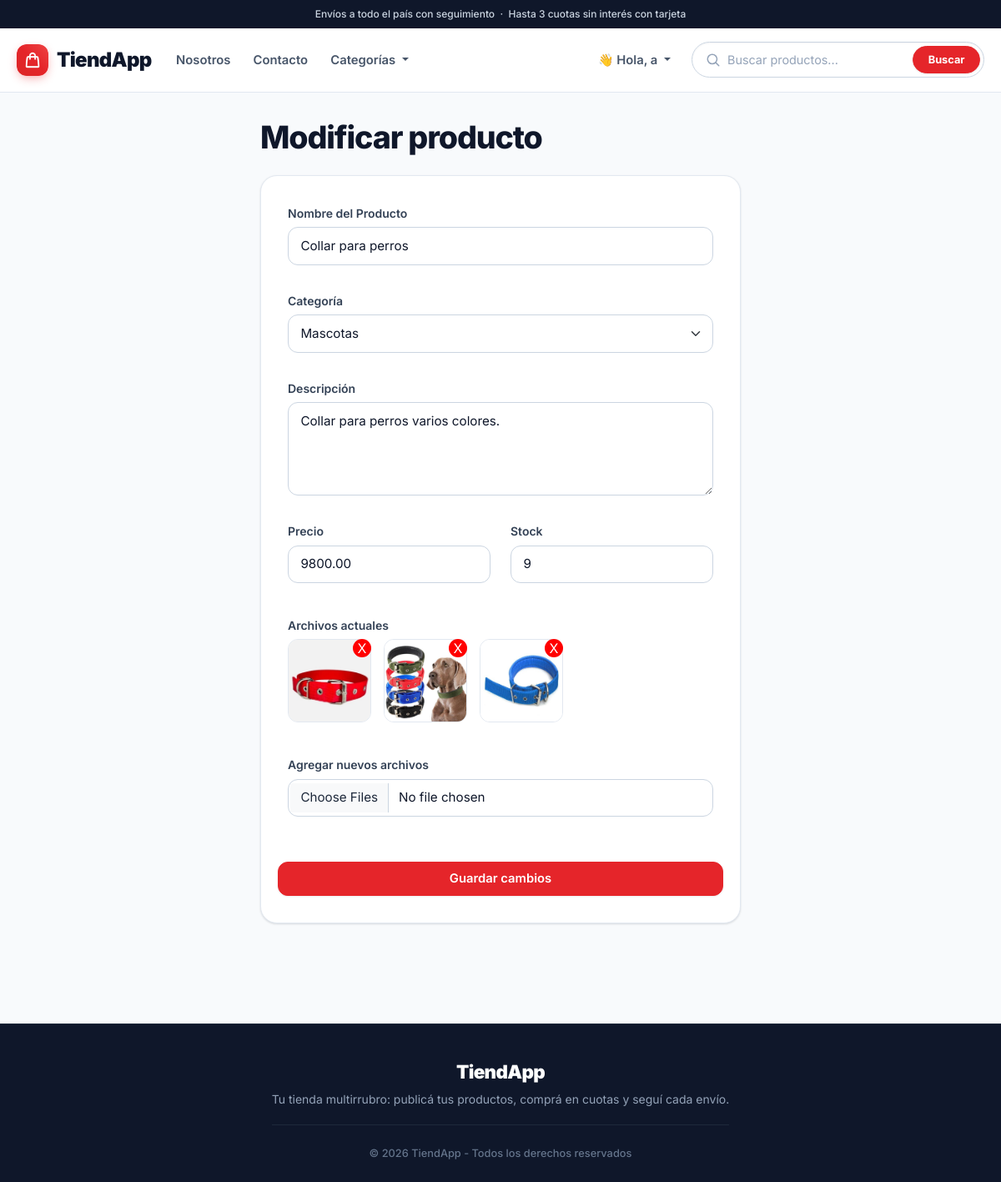
/editor/abm_prod/modificacion_prod.php?id=1 (signed in), run on the app's committed database.
### tables this page shows
CREATE TABLE `productos` (
  `id_producto` int(11) NOT NULL,
  `nombre` varchar(45) NOT NULL,
  `descripcion` text NOT NULL,
  `precio` decimal(10,2) NOT NULL,
  `stock` int(11) NOT NULL,
  `fecha_publicacion` date NOT NULL,
  `fk_categoria` int(11) NOT NULL,
  `fk_usuario` int(11) NOT NULL,
  `fk_estado_producto` int(11) NOT NULL
);

CREATE TABLE `archivos` (
  `id_archivo` int(11) NOT NULL,
  `nombre` varchar(100) NOT NULL,
  `fk_tipo_archivo` int(11) NOT NULL,
  `fk_producto` int(11) NOT NULL
);

### editor/abm_prod/modificacion_prod.php (the view, shortened to what this page needs)
<?php
include_once("../../components/header.php");
include_once("../../components/config/config.php");
$id_producto = intval($_GET['id']);
$consulta = "SELECT * FROM productos WHERE id_producto = $id_producto";
$res = mysqli_query($con, $consulta);
$producto = mysqli_fetch_assoc($res);
$consulta_archivos = "SELECT * FROM archivos WHERE fk_producto = $id_producto";
$archivos = mysqli_query($con, $consulta_archivos);
$consulta_cat = "SELECT * FROM categorias";
$categorias = mysqli_query($con, $consulta_cat);
?>
<main>
    <div class="container-fluid">
        <div class="row justify-content-center">
            <div class="col-12 col-md-8 col-lg-6">
                <h1 class="montserrat-bold">Modificar producto</h1>
                <form action="modificacion_prod_ok.php"
                    method="post"
                    enctype="multipart/form-data"
                    class="formulario-usuario">
                    <div class="row">
                        <div class="col-12">
                            <label class="form-label primero">Nombre del Producto</label>
                            <input type="text" class="form-control" name="nombre"
                                value="<?php print $producto['nombre']; ?>" required>
                        </div>
                    </div>
                    <div class="row mt-3">
                        <div class="col-12">
                            <label class="form-label">Categoría</label>
                            <select name="categoria" class="form-select" required>
                                <?php while ($c = mysqli_fetch_assoc($categorias)):
                                    $sel = ($c['id_categoria'] == $producto['fk_categoria']) ? "selected" : "";
                                ?>
                                    <option value="<?php print $c['id_categoria']; ?>" <?php print $sel; ?>>
                                        <?php print $c['categoria']; ?>
                                    </option>
                                <?php endwhile; ?>
                            </select>
                        </div>
                    </div>
                    <div class="row mt-3">
                        <div class="col-12">
                            <label class="form-label">Descripción</label>
                            <textarea name="descripcion" class="form-control" rows="3"><?php print $producto['descripcion']; ?></textarea>
                        </div>
                    </div>
                    <div class="row mt-3">
                        <div class="col-6">
                            <label class="form-label">Precio</label>
                            <input type="number" class="form-control" step="0.01" name="precio"
                                value="<?php print $producto['precio']; ?>" min="1" required>
                        </div>
                        <div class="col-6">
                            <label class="form-label">Stock</label>
                            <input type="number" class="form-control" name="stock"
                                value="<?php print $producto['stock']; ?>" required>
                        </div>
                    </div>
                    <div class="mt-4">
                        <label class="form-label">Archivos actuales</label>
                        <div style="display:flex; gap:15px; flex-wrap:wrap;">
                            <?php while ($a = mysqli_fetch_assoc($archivos)): ?>
                                <div style="position:relative; display:inline-block;">
                                    <?php
                                    $extension = strtolower(pathinfo($a['nombre'], PATHINFO_EXTENSION));
                                    $ruta = "../../prod_img/" . $a['nombre'];
                                    $imagenes = ['jpg', 'jpeg', 'png'];
                                    $videos = ['mp4', 'mov', 'mpeg', 'avi'];
                                    if (in_array($extension, $imagenes)) {
                                        print "<img src='$ruta' class='img-fluid rounded border' style='width:100px; height:100px; object-fit:cover;'>";
                                    } elseif (in_array($extension, $videos)) {
                                        print "<video src='$ruta' class='rounded border' style='width:100px; height:100px; object-fit:cover;' controls></video>";
                                    } else {
                                        print "<div class='text-danger'>Formato no soportado</div>";
                                    }
                                    ?>
                                    <a href="eliminar_archivo.php?id=<?php print $a['id_archivo']; ?>&prod=<?php print $id_producto; ?>"
                                        onclick="return confirm('¿Seguro que deseas eliminar este archivo?')"
                                        style="
                                        position:absolute;
                                        top:0; right:0;
                                        background:red;
                                        color:white;
                                        border-radius:50%;
                                        width:22px; height:22px;
                                        text-align:center;
                                        line-height:22px;
                                        text-decoration:none;
                                   ">X</a>
                                </div>
                            <?php endwhile; ?>
                        </div>
                    </div>
                    <div class="row mt-4">
                        <div class="col-12">
                            <label class="form-label">Agregar nuevos archivos</label>
                            <input type="file" name="media[]" id="imagen" class="form-control" multiple>
                        </div>
                    </div>
                    <div class="row mt-4">
                        <button type="submit" class="btn w-100 py-2">Guardar cambios</button>
                    </div>
                </form>
            </div>
        </div>
    </div>
</main>
<?php include_once("../../components/footer.php"); ?>

### css/styles.css (style rules this page uses)
:root { --marca: #e5252a; --marca-oscuro: #c81e23; --marca-50: #fef2f2; --marca-100: #fee2e2; --marca-200: #fecaca; --gris-50: #f8fafc; --gris-100: #f1f5f9; --gris-200: #e2e8f0; --gris-300: #cbd5e1; --gris-400: #94a3b8; --gris-500: #64748b; --gris-600: #475569; --gris-700: #334155; --gris-800: #1e293b; --gris-900: #0f172a; --verde: #059669; --verde-oscuro: #047857; --ambar: #d97706; --radio: 1rem; --radio-chico: 0.75rem; --sombra: 0 1px 2px rgba(15, 23, 42, 0.06), 0 1px 3px rgba(15, 23, 42, 0.08); --sombra-alta: 0 12px 28px -8px rgba(15, 23, 42, 0.18); --transicion: 0.2s cubic-bezier(0.16, 1, 0.3, 1); --bs-body-font-family: "Inter", system-ui, -apple-system, "Segoe UI", Roboto, sans-serif; --bs-body-color: var(--gris-800); --bs-body-bg: var(--gris-50); --bs-link-color: var(--marca); --bs-link-color-rgb: 229, 37, 42; --bs-link-hover-color: var(--marca-oscuro); --bs-link-hover-color-rgb: 200, 30, 35; --bs-border-color: var(--gris-200); --bs-border-radius: var(--radio-chico); }
html, body { height: 100%; margin: 0; }
body, #fondo, #fondo_admin { display: flex; flex-direction: column; min-height: 100vh; background: var(--gris-50) !important; color: var(--gris-800); font-family: var(--bs-body-font-family); -webkit-font-smoothing: antialiased; text-rendering: optimizeLegibility; }
main { flex: 1 0 auto; padding: 2rem 0 3rem; }
main div.container-fluid { overflow-x: hidden; }
a { transition: color var(--transicion); }
.montserrat-bold, .montserrat-regular, .poppins-bold-italic { font-family: var(--bs-body-font-family); font-style: normal; }
.montserrat-bold { font-weight: 700; }
h1.montserrat-bold { margin: 0 0 1.5rem; color: var(--gris-900); font-size: clamp(1.75rem, 1.3rem + 1.4vw, 2.5rem); font-weight: 800; letter-spacing: -0.03em; line-height: 1.15; }
.btn { --bs-btn-padding-x: 1.1rem; --bs-btn-padding-y: 0.55rem; --bs-btn-font-weight: 600; --bs-btn-font-size: 0.925rem; --bs-btn-border-radius: var(--radio-chico); --bs-btn-focus-box-shadow: 0 0 0 3px rgba(229, 37, 42, 0.25); --bs-btn-color: #fff; --bs-btn-bg: var(--marca); --bs-btn-border-color: var(--marca); --bs-btn-hover-color: #fff; --bs-btn-hover-bg: var(--marca-oscuro); --bs-btn-hover-border-color: var(--marca-oscuro); --bs-btn-active-color: #fff; --bs-btn-active-bg: var(--marca-oscuro); --bs-btn-active-border-color: var(--marca-oscuro); --bs-btn-disabled-color: #fff; --bs-btn-disabled-bg: var(--gris-400); --bs-btn-disabled-border-color: var(--gris-400); font-family: var(--bs-body-font-family); font-style: normal; box-shadow: 0 1px 2px rgba(15, 23, 42, 0.08); transition: background-color var(--transicion), border-color var(--transicion), color var(--transicion), box-shadow var(--transicion), transform var(--transicion); }
form.formulario-usuario { margin: 0 0 1.5rem; padding: 2rem; background: #fff !important; border: 1px solid var(--gris-200); border-radius: 1.25rem; box-shadow: var(--sombra); color: var(--gris-800) !important; font-family: var(--bs-body-font-family); }
.formulario-usuario label, .form-label { margin-bottom: 0.4rem; padding: 0; color: var(--gris-700); font-size: 0.875rem; font-weight: 600; }
.formulario-usuario label:not(.primero) { margin-top: 1rem; }
.formulario-usuario label.primero, .formulario-usuario .form-floating > label { margin-top: 0; }
.form-control, .form-select, .formulario-usuario .form-control, .formulario-usuario .form-select { padding: 0.65rem 0.9rem; background-color: #fff !important; border: 1px solid var(--gris-300); border-radius: var(--radio-chico); color: var(--gris-900) !important; font-size: 0.95rem; transition: border-color var(--transicion), box-shadow var(--transicion); }
.form-control::placeholder { color: var(--gris-400) !important; }
textarea.form-control { min-height: 7rem; }
.formulario-usuario input[type="submit"], .formulario-usuario button[type="submit"] { margin-top: 1.25rem; padding: 0.75rem 1rem; }

### data on the page
productos: nombre "Collar para perros", descripcion "Collar para perros varios colores.", precio "9800.00", stock "9"
archivos: nombre (picture)
archivos: nombre (picture)
archivos: nombre (picture)

### other printed values
$nombre_user "a"
form field categoria "Mascotas"
